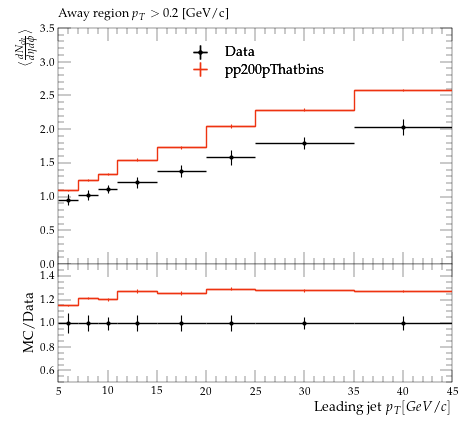

Python code for this plot:
#! /usr/bin/env python3

# This Python script was auto-generated using YODA v2.1.0.
# Analysis object: /STAR_2019_I1771348/d01-x01-y02
# Timestamp: 08-10-2025 (02:59:01)

import matplotlib as mpl
import matplotlib.pyplot as plt
mpl.use('Agg') # comment out for interactive use
import os
import numpy as np
from numpy import nan, inf

plotDir = os.path.split(os.path.realpath(__file__))[0]
if 'YODA_USER_PLOT_PATH' in globals():
    plot_outdir = globals()['YODA_USER_PLOT_PATH']
else:
    plot_outdir = plotDir

#plot style
plt.style.use(os.path.join(plotDir, '../default.mplstyle'))
# plot metadata
figW, figH = plt.rcParams['figure.figsize']
ax_xLabel = r'Leading jet $p_{T} [GeV/c]$'
ax_yLabel = r'$ \langle \frac{dN_{ch}}{d\eta d\phi} \rangle$'
ax_title  = r'Away region $p_{T} > 0.2$ [GeV/c]'
ax_xScale = 'linear'
ax_yScale = 'linear'
xLims = (5.0, 45.0)
yLims = (0.0, 3.5)

# TeX-friendly labels for the legend
labels = {
    'legend' : ([ r"Data", r"pp200pThatbins" ], r""),
}

# Adjust canvas width and height
canvasW = 10.0
canvasH = 9.0
figW *= canvasW/10.
figH *= canvasH/9.

# Create figure and axis objects
fig, (ax, ratio0_ax) = plt.subplots(2, 1, sharex=True,
                  figsize=(figW,figH), gridspec_kw={'height_ratios': (6.0, 3.0)})

# Set figure margins
plt.subplots_adjust(
    left   = 1.0 * plt.rcParams['figure.subplot.left'],
    right  = 1.0 * plt.rcParams['figure.subplot.right'],
    top    = 1.0 * plt.rcParams['figure.subplot.top'],
    bottom = 1.0 * plt.rcParams['figure.subplot.bottom'])

ratio0_ax.yaxis.set_major_locator(mpl.ticker.MultipleLocator(0.2))
ratio0_ax.set_ylim(0.5, 1.4999)
ratio0_ax.set_ylabel('MC/Data')

# the numerical data is stored in a separate file
dataf = dict()
prefix = os.path.split(__file__)[0]
if prefix:    prefix = prefix + '/'
exec(open(prefix+'d01-x01-y02__data.py').read(), dataf)


legend_handles = dict() # keep track of handles for the legend

# style options for curves
# starts at zorder>=5 to draw curve on top of legend
styles = {
  'Data': {
    'color' : 'black',
    'linestyle' : '-',
    'linewidth' : 1,
    'marker' : 'o',
    'markersize' : 2,
    'capsize' : 0.0,
    'zorder' : 5,
    'histstyle' : 0,
    'drawstyle' : 'steps-pre',
    'xerrorbars' : 1,
    'yerrorbars' : 1,
    'fillcolor' : None,
    'fillopacity' : 1.0,
    'ratio0_linestyle' : '-',
    'ratio0_linewidth' : 1,
    'ratio0_marker' : 'o',
    'ratio0_markersize' : 2,
    'ratio0_capsize' : 0.0,
    'ratio0_zorder' : 5,
    'ratio0_histstyle' : 0,
    'ratio0_drawstyle' : 'steps-pre',
    'ratio0_xerrorbars' : 1,
    'ratio0_yerrorbars' : 1,
  },
  'pp200pThatbins.yoda': {
    'color' : '#EE3311',
    'linestyle' : '-',
    'linewidth' : 1,
    'marker' : 'none',
    'markersize' : 2,
    'capsize' : 0.0,
    'zorder' : 6,
    'histstyle' : 1,
    'drawstyle' : 'steps-pre',
    'xerrorbars' : 1,
    'yerrorbars' : 1,
    'fillcolor' : None,
    'fillopacity' : 1.0,
    'ratio0_linestyle' : '-',
    'ratio0_linewidth' : 1,
    'ratio0_marker' : 'none',
    'ratio0_markersize' : 2,
    'ratio0_capsize' : 0.0,
    'ratio0_zorder' : 6,
    'ratio0_histstyle' : 1,
    'ratio0_drawstyle' : 'steps-pre',
    'ratio0_xerrorbars' : 1,
    'ratio0_yerrorbars' : 1,
  },
}

# curve from input yoda files in main panel
for label, yvals in dataf['yvals'].items():
    if all(np.isnan(v) for v in dataf['yvals'][label]):
        continue
    tmp = None
    if styles[label]['histstyle']: # draw as histogram
        xpos = dataf['xedges'][label] if styles[label]['drawstyle'] else dataf['xpoints'][label]
        ypos = np.insert(yvals, 0, yvals[0]) if styles[label]['drawstyle'] else yvals
        if styles[label]['fillcolor']: # fill area below curve
            ax.fill_between(xpos, ypos, step='pre',
                            color=styles[label]['fillcolor'],
                            alpha=styles[label]['fillopacity'])
        tmp, = ax.plot(xpos, ypos,
                       color=styles[label]['color'],
                       linestyle=styles[label]['linestyle'],
                       linewidth=styles[label]['linewidth'],
                       drawstyle=styles[label]['drawstyle'], solid_joinstyle='miter',
                       zorder=styles[label]['zorder'], label=label)
    tmp = ax.errorbar(dataf['xpoints'][label], yvals,
                      xerr=np.array(dataf['xerrs'][label])*styles[label]['xerrorbars'],
                      yerr=np.array(dataf['yerrs'][label])*styles[label]['yerrorbars'],
                      fmt=styles[label]['marker'], capsize=styles[label]['capsize'],
                      markersize=styles[label]['markersize'],
                      ecolor=styles[label]['color'],
                      color=styles[label]['color'], zorder=styles[label]['zorder'])
    tmp[-1][0].set_linestyle(styles[label]['linestyle'])
    tmp[-1][0].set_linewidth(styles[label]['linewidth'])
    if label in dataf['add_legend_handle']:  legend_handles[label] = tmp
    for varLabel in dataf['variation_yvals'].keys():
        if varLabel.startswith(label):
            tmp, = ax.plot(dataf['xedges'][label], dataf['variation_yvals'][varLabel],
                           color=styles[label]['color'],
                           linestyle=styles[label]['linestyle'],
                           linewidth=styles[label]['linewidth'],
                           drawstyle='steps-pre', solid_joinstyle='miter',
                           zorder=styles[label]['zorder'], alpha=0.5)


# plots on ratio panel
# curve from input yoda files in ratio panel
for label, yvals in dataf['ratio0_yvals'].items():
    if all(np.isnan(v) for v in yvals):
        continue
    if styles[label]['ratio0_histstyle']: # plot as histogram
        xpos = dataf['xedges']['Data'] if styles[label]['ratio0_drawstyle'] else dataf['xpoints']['Data']
        ypos = np.insert(yvals, 0, yvals[0]) if styles[label]['ratio0_drawstyle'] else yvals
        ratio0_ax.plot(xpos, ypos,
                       color=styles[label]['color'],
                       linewidth=styles[label]['linewidth'],
                       linestyle=styles[label]['ratio0_linestyle'],
                       drawstyle=styles[label]['ratio0_drawstyle'], zorder=styles[label]['zorder'],
                       solid_joinstyle='miter')
    tmp = ratio0_ax.errorbar(dataf['xpoints']['Data'], yvals,
                             xerr=np.array(dataf['ref_xerrs'])*styles[label]['ratio0_xerrorbars'],
                             yerr=np.array(dataf['ratio0_yerrs'][label])*styles[label]['ratio0_yerrorbars'],
                             fmt=styles[label]['ratio0_marker'], capsize=styles[label]['ratio0_capsize'],
                             markersize=styles[label]['ratio0_markersize'],
                             ecolor=styles[label]['color'],
                             color=styles[label]['color'])
    tmp[-1][0].set_linestyle(styles[label]['ratio0_linestyle'])
    tmp[-1][0].set_linewidth(styles[label]['ratio0_linewidth'])

    for varlabel in dataf['ratio0_variation_vals'].keys():
        if varlabel.startswith(label):
            ratio0_ax.plot(dataf['xedges']['Data'],
                            dataf['ratio0_variation_vals'][varlabel],
                            color=styles[label]['color'],
                            linestyle=styles[label]['linestyle'],
                            linewidth=styles[label]['linewidth'],
                            drawstyle='steps-pre', solid_joinstyle='miter',
                            zorder=1, alpha=0.5)

legend_items = list(legend_handles.values())
ax.add_artist(ax.legend(legend_items,
                        labels['legend'][0],
                        title=labels['legend'][1],
                        alignment='left',
                        loc='upper center',
                        bbox_to_anchor=(0.5, 0.97)))

# set plot metadata as defined above
ratio0_ax.set_xlabel(ax_xLabel)
ratio0_ax.xaxis.set_label_coords(1., -0.15)
ax.set_ylabel(ax_yLabel, ha='right', va='top')
ax.yaxis.set_label_coords(-0.11, 1.0)
ax.set_title(ax_title, loc='left')
ax.set_xscale(ax_xScale)
ax.set_yscale(ax_yScale)
ax.set_xlim(xLims)
ax.set_ylim(yLims)

# tick formatting
plt.rcParams['xtick.top'] = 1
plt.rcParams['ytick.right'] = 1
fig.align_ylabels((ax, ratio0_ax))
plt.savefig(os.path.join(plot_outdir, 'd01-x01-y02.pdf'), format='PDF')
plt.savefig(os.path.join(plot_outdir, 'd01-x01-y02.png'), format='PNG')

plt.close(fig)
